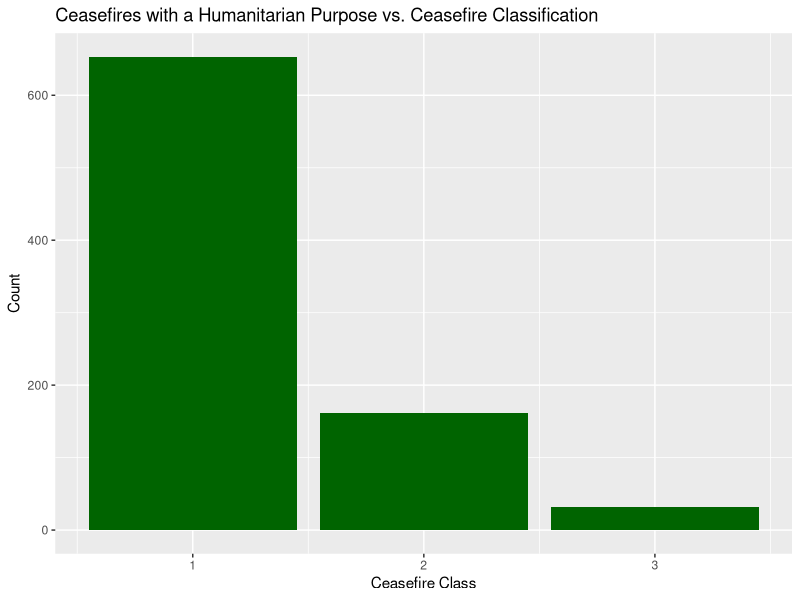

Source code (R):
## ---- chunk 1
library(tidyverse)
## ---- chunk 2
ceasefire <- read_csv("data/CFD.csv")
## ---- chunk 3
humanitarian_purpose <- ceasefire |> 
  filter (p_humanitarian == 1)

humanitarian_purpose
## ---- chunk 4
ggplot(humanitarian_purpose, aes(x = ceasefire_class)) +
  geom_bar(fill = "darkgreen") +
  labs(x = "Ceasefire Class",
       y = "Count",
       title = "Ceasefires with a Humanitarian Purpose vs. Ceasefire Classification") 
